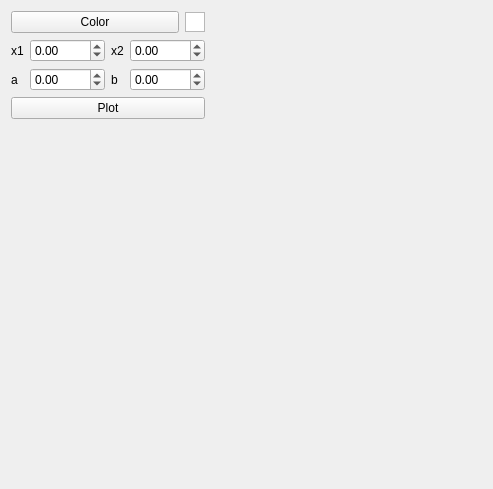
<?xml version="1.0" encoding="UTF-8"?>
<ui version="4.0">
 <class>PlotWindow</class>
 <widget class="QWidget" name="PlotWindow">
  <property name="geometry">
   <rect>
    <x>0</x>
    <y>0</y>
    <width>493</width>
    <height>489</height>
   </rect>
  </property>
  <property name="windowTitle">
   <string>Plot new function</string>
  </property>
  <layout class="QGridLayout" name="gridLayout">
   <item row="0" column="1">
    <spacer name="horizontalSpacer">
     <property name="orientation">
      <enum>Qt::Horizontal</enum>
     </property>
     <property name="sizeHint" stdset="0">
      <size>
       <width>40</width>
       <height>20</height>
      </size>
     </property>
    </spacer>
   </item>
   <item row="0" column="0">
    <layout class="QVBoxLayout" name="verticalLayout">
     <item>
      <layout class="QHBoxLayout" name="horizontalLayout_3">
       <item>
        <widget class="QPushButton" name="colorButton">
         <property name="text">
          <string>Color</string>
         </property>
        </widget>
       </item>
       <item>
        <widget class="QGraphicsView" name="graphicsView">
         <property name="sizePolicy">
          <sizepolicy hsizetype="Fixed" vsizetype="Fixed">
           <horstretch>0</horstretch>
           <verstretch>0</verstretch>
          </sizepolicy>
         </property>
         <property name="minimumSize">
          <size>
           <width>20</width>
           <height>20</height>
          </size>
         </property>
         <property name="maximumSize">
          <size>
           <width>20</width>
           <height>20</height>
          </size>
         </property>
        </widget>
       </item>
      </layout>
     </item>
     <item>
      <layout class="QHBoxLayout" name="horizontalLayout">
       <item>
        <widget class="QLabel" name="label_2">
         <property name="text">
          <string>x1</string>
         </property>
        </widget>
       </item>
       <item>
        <widget class="QDoubleSpinBox" name="xMinDoubleSpinBox">
         <property name="minimum">
          <double>-1024.000000000000000</double>
         </property>
         <property name="maximum">
          <double>1024.000000000000000</double>
         </property>
        </widget>
       </item>
       <item>
        <widget class="QLabel" name="label">
         <property name="text">
          <string>x2</string>
         </property>
        </widget>
       </item>
       <item>
        <widget class="QDoubleSpinBox" name="xMaxDoubleSpinBox">
         <property name="minimum">
          <double>-1024.000000000000000</double>
         </property>
         <property name="maximum">
          <double>1024.000000000000000</double>
         </property>
        </widget>
       </item>
      </layout>
     </item>
     <item>
      <layout class="QHBoxLayout" name="horizontalLayout_2">
       <item>
        <widget class="QLabel" name="label_3">
         <property name="text">
          <string>a</string>
         </property>
        </widget>
       </item>
       <item>
        <widget class="QDoubleSpinBox" name="aDoubleSpinBox">
         <property name="minimum">
          <double>-1024.000000000000000</double>
         </property>
         <property name="maximum">
          <double>1024.000000000000000</double>
         </property>
        </widget>
       </item>
       <item>
        <widget class="QLabel" name="label_4">
         <property name="text">
          <string>b</string>
         </property>
        </widget>
       </item>
       <item>
        <widget class="QDoubleSpinBox" name="bDoubleSpinBox">
         <property name="minimum">
          <double>-1024.000000000000000</double>
         </property>
         <property name="maximum">
          <double>1024.000000000000000</double>
         </property>
        </widget>
       </item>
      </layout>
     </item>
     <item>
      <widget class="QPushButton" name="plotButton">
       <property name="text">
        <string>Plot</string>
       </property>
      </widget>
     </item>
     <item>
      <spacer name="verticalSpacer">
       <property name="orientation">
        <enum>Qt::Vertical</enum>
       </property>
       <property name="sizeHint" stdset="0">
        <size>
         <width>20</width>
         <height>40</height>
        </size>
       </property>
      </spacer>
     </item>
    </layout>
   </item>
  </layout>
 </widget>
 <resources/>
 <connections/>
</ui>
